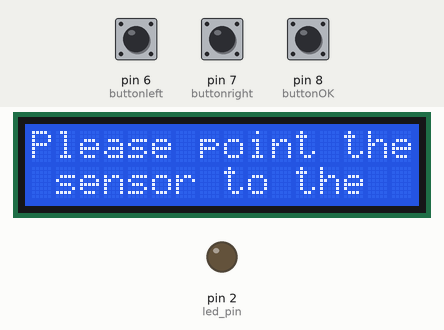
Recording of a sketch running on a simulated Arduino Uno, built with avr-gcc and run on an emulated ATmega328P. Parts: 16×2 character LCD, output pins drawn as LEDs (lit = HIGH). The test bench sets the inputs (shaded band); at power-on: pin 8 (buttonOK) LOW, pin 6 (buttonleft) LOW, pin 7 (buttonright) LOW. What the sketch prints to the serial monitor is not drawn.

Above: at 2.2 s.
At 12.0 s:
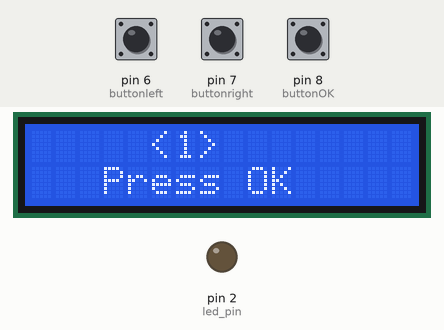
12.1 s: pin 8 (buttonOK) pulled HIGH for 0.15 s
At 13.5 s:
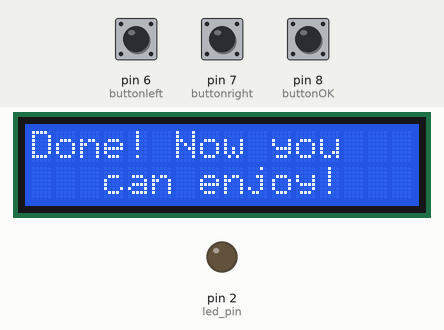
15.2 s: pin 6 (buttonleft) pulled HIGH for 3.2 s
19.9 s: pin 7 (buttonright) pulled HIGH for 1 s
At 22.4 s:
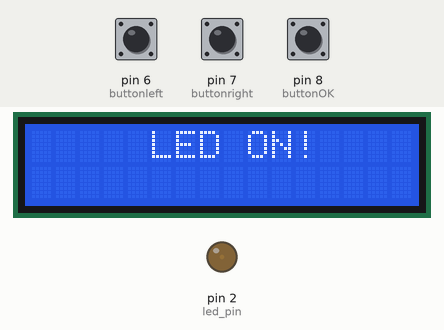
Timing chart, 0 to 23.9 s (numbered marks = the images above; inputs shaded):
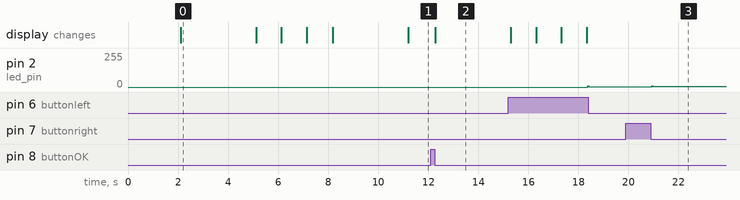

The sketch:

timemachine2.0.ino
```cpp
#include "LCD_1602_RUS.h"

LCD_1602_RUS lcd(0x3F, 16, 2);

int sensvalue;
int lighttime=50;
int led_pin=2;
unsigned long flashdelay;
unsigned long timerfinal;
unsigned long timer1;
unsigned long timer2;
int buttonleft=6;
int buttonleftflag=0;
int buttonright=7;
int buttonrightflag=0;
int buttonOK=8;
int buttonOKflag=0;
int flag=0;
int darkreg;
int paddles=1;
int paddlesetmode=0;
int timeregmode=0;
int flashmaregemode=0;
unsigned long lastpressleft;
unsigned long lastpressright;
unsigned long lastpressOK;
int timer=0;
int interruptflag=0;
int lastinterrupt=0;
int donedisplay=0;
int interruptstate=0;
int func1;
int func2;
int func22;

void setup() {

  Serial.begin(9600);
  lcd.backlight();
  lcd.init();
  pinMode(led_pin, OUTPUT);
  pinMode(3, INPUT);
  pinMode(buttonleft, INPUT);
  pinMode(buttonright, INPUT);
  pinMode(buttonOK, INPUT);
  lcd.setCursor(5, 0);
  lcd.print("Welcome");
  delay(2000);
  lcd.clear();
  lcd.setCursor(0, 0);
  lcd.print("Please point the");
  lcd.setCursor(1, 1);
  lcd.print("sensor to the");
  delay(3000);
  lcd.clear();
  sensvalue=analogRead(3);
  if(sensvalue < 220 && func1 != 1){
    timer1=micros();
    func1=1;
  }
  if(func1 == 1 && sensvalue < 220 && func2 != 1){
    while(func22 == 0){
      if(analogRead(3) < 220){
        interruptstate=1;
      }
      if(analogRead(3) > 220 && interruptstate == 1){
        interruptstate=2;
      }
      if(analogRead(3) < 220 && interruptstate == 2){
        timer2=micros();
        func2=1;
        interruptstate=3;
        timerfinal = timer2 - timer1;
        func22=1;
      }
    }

  }
    lcd.setCursor(0, 0);
    lcd.print("object in 3");
    delay(1000);
    lcd.setCursor(0, 0);
    lcd.print("object in 2");
    delay(1000);
    lcd.setCursor(0, 0);
    lcd.print("object in 1");
    delay(1000);
    lcd.clear();
    lcd.setCursor(2, 0);
    lcd.print("Please wait");
    paddlesetmode=1;

      lcd.clear();
      lcd.setCursor(2, 0);
      lcd.print("Now tell me");
      lcd.setCursor(0, 1);
      lcd.print("paddle quantity");
      delay(3000);
      lcd.clear();
      lcd.setCursor(5, 0);
      lcd.print("<");
      lcd.setCursor(7, 0);
      lcd.print(">");

      lcd.setCursor(3, 1);
      lcd.print("Press OK");
    while(paddlesetmode == 1){
      lcd.setCursor(6, 0);
      lcd.print(paddles);
      if(digitalRead(buttonleft) == HIGH && buttonleftflag == 0 && millis() - lastpressleft > 50){
        buttonleftflag=1;
        lastpressleft=millis();
      }
      if(digitalRead(buttonleft) == LOW && buttonleftflag == 1){
        buttonleftflag=0;
        lcd.setCursor(6, 0);
        paddles=paddles - 1;
        lcd.print(paddles);
      }
      if(digitalRead(buttonright) == HIGH && buttonrightflag == 0 && millis() - lastpressright > 50){
        buttonrightflag=1;
        lastpressright=millis();
      }
      if(digitalRead(buttonright) == LOW && buttonrightflag == 1){
        buttonrightflag=0;
        lcd.setCursor(6, 0);
        paddles=paddles + 1;
        lcd.print(paddles);
      }
      if(digitalRead(buttonOK) == HIGH && buttonOKflag == 0 && millis() - lastpressright > 50){
        buttonOKflag=1;
        lastpressOK=millis();
      }
      if(digitalRead(buttonOK) == LOW && buttonOKflag == 1){
        buttonOKflag=0;
        donedisplay=1;
        paddlesetmode=2;
      }


    }
    if(paddlesetmode == 2){
      flashdelay = timerfinal * paddles;
      lcd.clear();
      lcd.setCursor(0, 0);
      lcd.print("Done! Now you");
      lcd.setCursor(3, 1);
      lcd.print("can enjoy!");

    }
    delay(3000);
     lcd.clear();
     lcd.setCursor(0, 0);
     lcd.print("Light will turn");
     lcd.setCursor(3, 1);
     lcd.print("on in: 3");
     delay(1000);
     lcd.clear();
     lcd.print("on in: 2");
     delay(1000);
     lcd.clear();
     lcd.print("on in: 1");
     delay(1000);
     lcd.clear();
     lcd.setCursor(5, 0);
     lcd.print("LED ON!");
 }


void loop() {

    digitalWrite(led_pin, HIGH);
    delayMicroseconds(lighttime);
    digitalWrite(led_pin, LOW);
    delayMicroseconds(flashdelay);
    Serial.println(flashdelay);
    if(paddlesetmode == 2){
      timeregmode=1;
      if(digitalRead(buttonleft) == HIGH && buttonleftflag == 0 && millis() - lastpressleft > 50 && timeregmode == 1){
        buttonleftflag=1;
        lastpressleft=millis();
      }
      if(digitalRead(buttonleft) == LOW && buttonleftflag == 1 && timeregmode == 1){
        buttonleftflag=0;
        flashdelay = flashdelay - 1;
      }
      if(digitalRead(buttonright) == HIGH && buttonrightflag == 0 && millis() - lastpressright > 50 && timeregmode == 1){
        buttonrightflag=1;
        lastpressright=millis();
      }
      if(digitalRead(buttonright) == LOW && buttonrightflag == 1 && timeregmode == 1){
        buttonrightflag=0;
        flashdelay = flashdelay + 1;
      }


    }

}
```

Measured:
- after the input at 12.1 s, the display: changes after 0.18 s (image 2)
- after the input at 19.9 s, pin 2 (led_pin): 3/255 → 4/255 after 1.0 s
- what the display in image 0 shows lasts 3.0 s, from 2.1 s to 5.1 s
